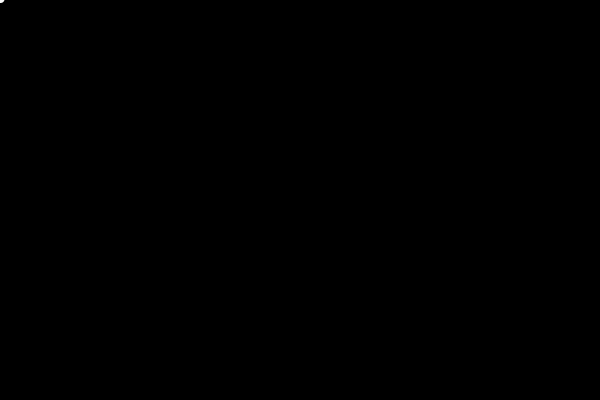
Frame 1 (no input)
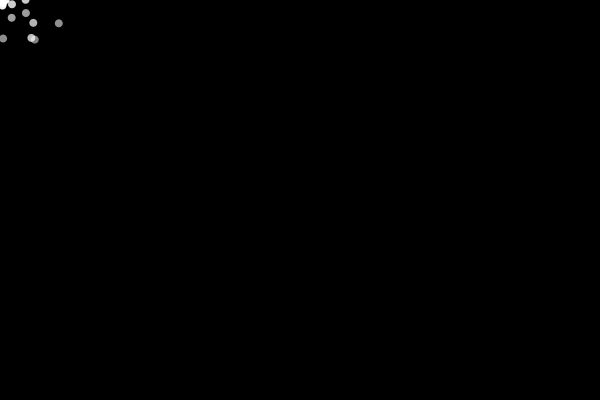
Frame 60 (the mouse pressed at the canvas centre just before this capture)
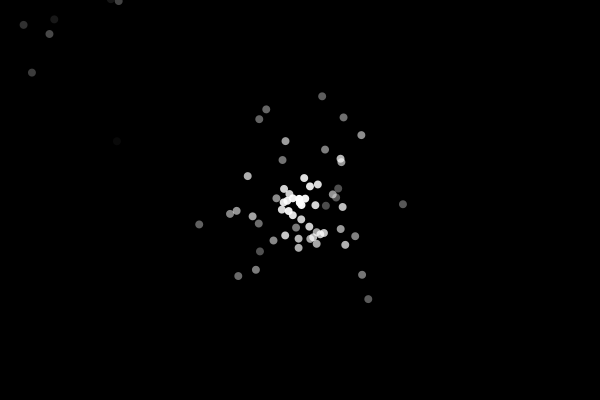
Frame 120 (the mouse held since frame 60 and released just before this capture)

The Processing sketch that drew these frames (run headless with seeded random() and noise(); from frame 60 on, the mouse is pressed at the canvas centre):

// Processing sketch: particles-follow
// ── particles-follow.pde
// Particles Follow
// One Particle is a recipe for one thing - the same idea as a
// function in Session 05, except this recipe also carries its own
// values (position, speed, life) instead of just drawing something.
// An ArrayList<Particle> stores as many particles as currently exist,
// the same idea as the dots array in Array of Dots, just holding
// Particle objects instead of positions.

ArrayList<Particle> particles = new ArrayList<Particle>();
int maxParticles = 400; // safety net: keeps the count bounded no matter how fast particles are made or how slowly they fade

void setup() {
  size(600, 400);
}

void draw() {
  background(0);

  // Make one new particle at the mouse position, unless the array is
  // already at its safety limit.
  if (particles.size() < maxParticles) {
    particles.add(new Particle(mouseX, mouseY));
  }

  // Visit every particle in the array, back to front. Going backward
  // means removing one does not skip the next one in line.
  for (int i = particles.size() - 1; i >= 0; i--) {
    Particle p = particles.get(i);
    p.update();
    p.display();

    if (p.isDead()) {
      particles.remove(i);
    }
  }
}

// The recipe for one particle: starting values (the constructor), how
// it changes every frame (update), how it draws itself (display), and
// how it knows it is finished (isDead).
class Particle {
  float x, y;
  float speedX, speedY;
  float life;

  Particle(float startX, float startY) {
    x = startX;
    y = startY;
    speedX = random(-2, 2);
    speedY = random(-2, 2);
    life = 255;
  }

  void update() {
    x += speedX;
    y += speedY;
    life -= 3;
  }

  void display() {
    noStroke();
    fill(255, life);
    ellipse(x, y, 8, 8);
  }

  boolean isDead() {
    return life <= 0;
  }
}
